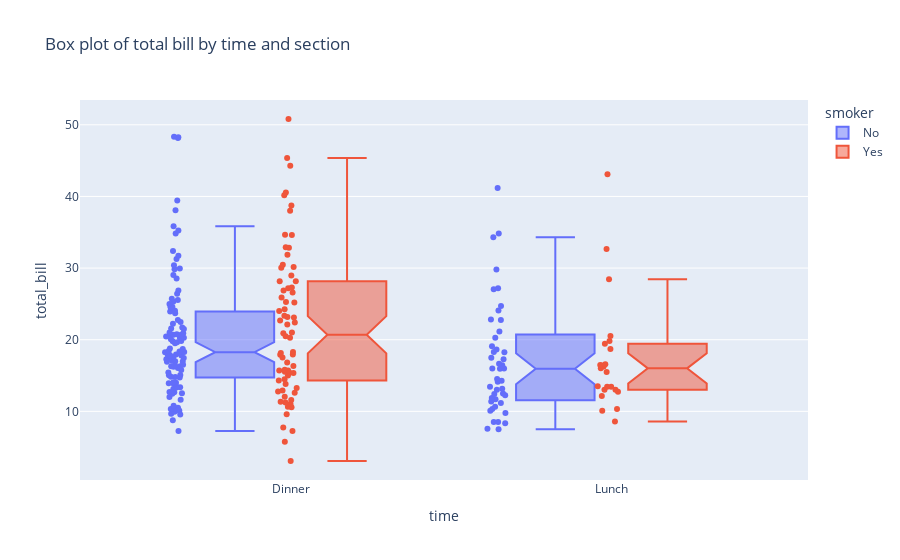

The notebook cell this image was saved under:
### Markdown cell above
#### *Box Plot - Customized*

### Code cell
# create a box plot figure
fig = px.box(tips_df, x= 'time', y = 'total_bill',
             points ='all', color = 'smoker', # points allows us to see all the datapoints next to the boxplot
             notched=True, ## Notched changes the shape of the box,
             title = 'Box plot of total bill by time and section',
             hover_data=['day'] # when we hover over the data, what additional info is returned to me ?
             ) 
fig.update_traces(quartilemethod= 'exclusive') # How do i want the figure tocalculate my quartiles?
fig.show()

### Figure 1 — Plotly figure (JSON) as saved in the notebook; plotly's stock layout.template omitted (floating-point values rounded to 4 significant figures; data arrays with more than 128 entries replaced by an {"elided": "..."} marker saying what was removed)
{"data": [{"alignmentgroup": "True", "boxpoints": "all", "customdata": {"elided": "151x1 str values"}, "hovertemplate": "smoker=No<br>time=%{x}<br>total_bill=%{y}<br>day=%{customdata[0]}<extra></extra>", "legendgroup": "No", "marker": {"color": "#636efa"}, "name": "No", "notched": true, "offsetgroup": "No", "orientation": "v", "quartilemethod": "exclusive", "showlegend": true, "type": "box", "x": {"elided": "151 str values"}, "x0": " ", "xaxis": "x", "y": {"elided": "151 float values"}, "y0": " ", "yaxis": "y"}, {"alignmentgroup": "True", "boxpoints": "all", "customdata": [["Sat"], ["Sat"], ["Sat"], ["Sat"], ["Sat"], ["Sat"], ["Sat"], ["Sat"], ["Sat"], ["Sat"], ["Sat"], ["Thur"], ["Thur"], ["Fri"], ["Fri"], ["Fri"], ["Fri"], ["Fri"], ["Fri"], ["Fri"], ["Fri"], ["Fri"], ["Sat"], ["Sat"], ["Sat"], ["Sat"], ["Sat"], ["Sat"], ["Thur"], ["Sun"], ["Sat"], ["Sat"], ["Sat"], ["Sat"], ["Sun"], ["Sun"], ["Sun"], ["Sun"], ["Sun"], ["Sun"], ["Sun"], ["Sun"], ["Sun"], ["Sun"], ["Sun"], ["Sun"], ["Sun"], ["Sun"], ["Sun"], ["Sun"], ["Sun"], ["Sun"], ["Thur"], ["Thur"], ["Thur"], ["Thur"], ["Thur"], ["Thur"], ["Thur"], ["Thur"], ["Thur"], ["Thur"], ["Thur"], ["Thur"], ["Thur"], ["Thur"], ["Sat"], ["Sat"], ["Sat"], ["Sat"], ["Sat"], ["Sat"], ["Sat"], ["Sat"], ["Sat"], ["Sat"], ["Sat"], ["Sat"], ["Sat"], ["Fri"], ["Fri"], ["Fri"], ["Fri"], ["Fri"], ["Fri"], ["Sat"], ["Sat"], ["Sat"], ["Sat"], ["Sat"], ["Sat"], ["Sat"], ["Sat"]], "hovertemplate": "smoker=Yes<br>time=%{x}<br>total_bill=%{y}<br>day=%{customdata[0]}<extra></extra>", "legendgroup": "Yes", "marker": {"color": "#EF553B"}, "name": "Yes", "notched": true, "offsetgroup": "Yes", "orientation": "v", "quartilemethod": "exclusive", "showlegend": true, "type": "box", "x": ["Dinner", "Dinner", "Dinner", "Dinner", "Dinner", "Dinner", "Dinner", "Dinner", "Dinner", "Dinner", "Dinner", "Lunch", "Lunch", "Dinner", "Dinner", "Dinner", "Dinner", "Dinner", "Dinner", "Dinner", "Dinner", "Dinner", "Dinner", "Dinner", "Dinner", "Dinner", "Dinner", "Dinner", "Lunch", "Dinner", "Dinner", "Dinner", "Dinner", "Dinner", "Dinner", "Dinner", "Dinner", "Dinner", "Dinner", "Dinner", "Dinner", "Dinner", "Dinner", "Dinner", "Dinner", "Dinner", "Dinner", "Dinner", "Dinner", "Dinner", "Dinner", "Dinner", "Lunch", "Lunch", "Lunch", "Lunch", "Lunch", "Lunch", "Lunch", "Lunch", "Lunch", "Lunch", "Lunch", "Lunch", "Lunch", "Lunch", "Dinner", "Dinner", "Dinner", "Dinner", "Dinner", "Dinner", "Dinner", "Dinner", "Dinner", "Dinner", "Dinner", "Dinner", "Dinner", "Lunch", "Lunch", "Lunch", "Lunch", "Lunch", "Lunch", "Dinner", "Dinner", "Dinner", "Dinner", "Dinner", "Dinner", "Dinner", "Dinner"], "x0": " ", "xaxis": "x", "y": [38.01, 11.24, 20.29, 13.81, 11.02, 18.29, 3.07, 15.01, 26.86, 25.28, 17.92, 19.44, 32.68, 28.97, 5.75, 16.32, 40.17, 27.28, 12.03, 21.01, 11.35, 15.38, 44.3, 22.42, 15.36, 20.49, 25.21, 14.31, 16, 17.51, 10.59, 10.63, 50.81, 15.81, 7.25, 31.85, 16.82, 32.9, 17.89, 14.48, 9.6, 34.63, 34.65, 23.33, 45.35, 23.17, 40.55, 20.9, 30.46, 18.15, 23.1, 15.69, 19.81, 28.44, 15.48, 16.58, 10.34, 43.11, 13, 13.51, 18.71, 12.74, 13, 16.4, 20.53, 16.47, 26.59, 38.73, 24.27, 12.76, 30.06, 25.89, 13.27, 28.17, 12.9, 28.15, 11.59, 7.74, 30.14, 12.16, 13.42, 8.58, 13.42, 16.27, 10.09, 22.12, 24.01, 15.69, 15.53, 12.6, 32.83, 27.18, 22.67], "y0": " ", "yaxis": "y"}], "layout": {"boxmode": "group", "legend": {"title": {"text": "smoker"}, "tracegroupgap": 0}, "title": {"text": "Box plot of total bill by time and section"}, "xaxis": {"anchor": "y", "domain": [0, 1], "title": {"text": "time"}}, "yaxis": {"anchor": "x", "domain": [0, 1], "title": {"text": "total_bill"}}}}
